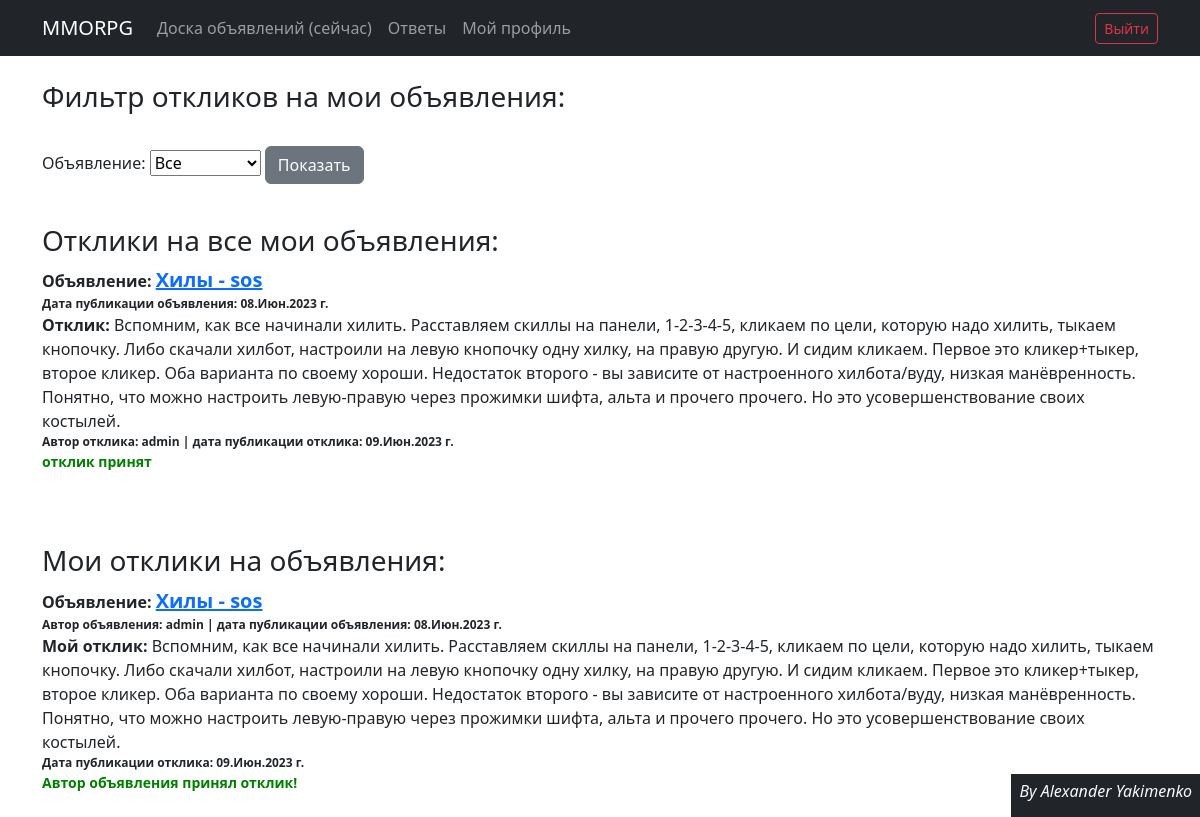
The app's page /responses (signed in) with its own data.
### callboard/models.py (models this page shows, shortened)
class Response(models.Model):
    author = models.ForeignKey(User, on_delete=models.CASCADE)
    post = models.ForeignKey(Post, on_delete=models.CASCADE)
    text = models.TextField(verbose_name='Текст')
    status = models.BooleanField(default=False)
    dateCreation = models.DateTimeField(auto_now_add=True)

class Post(models.Model):
    author = models.ForeignKey(User, on_delete=models.CASCADE)
    CAT = (('tanks', 'Танки'),
           ('healers', 'Хилы'),
           ('damage_dealers', 'ДД'),
           ('dealers', 'Торговцы'),
           ('gildmasters', 'Гилдмастеры'),
           ('quest_givers', 'Квестгиверы'),
           ('blacksmiths', 'Кузнецы'),
           ('tanners', 'Кожевники'),
           ('potion_makers', 'Зельевары'),
           ('spell_masters', 'Мастера заклинаний'))
    category = models.CharField(max_length=15, choices=CAT, verbose_name='Категория')
    dateCreation = models.DateTimeField(auto_now_add=True)
    title = models.CharField(max_length=256, verbose_name='Название')
    text = models.TextField()
    image = models.ImageField(upload_to='media/', blank=True)
    objects = models.Manager()

### callboard/views.py (the view, shortened to what this page needs)
# urls.py: path('responses', Responses.as_view(), name='responses'),
class Responses(LoginRequiredMixin, ListView):
    model = Response
    template_name = 'responses.html'
    context_object_name = 'responses'
    def get_context_data(self, *, object_list=None, **kwargs):
        context = super(Responses, self).get_context_data(**kwargs)
        global title
        if self.kwargs.get('pk') and Post.objects.filter(id=self.kwargs.get('pk')).exists():
            title = str(Post.objects.get(id=self.kwargs.get('pk')).title)
            print(title)
        context['form'] = ResponsesFilterForm(self.request.user, initial={'title': title})
        context['title'] = title
        if title:
            post_id = Post.objects.get(title=title)
            context['filter_responses'] = list(Response.objects.filter(post_id=post_id).order_by('-dateCreation'))
            context['response_post_id'] = post_id.id
        else:
            context['filter_responses'] = list(
                Response.objects.filter(post_id__author_id=self.request.user).order_by('-dateCreation'))
            context['myresponses'] = list(
                Response.objects.filter(author_id=self.request.user).order_by('-dateCreation'))
            return context

### callboard/forms.py
class ResponsesFilterForm(forms.Form):
    def __init__(self, user, *args, **kwargs):
        super(ResponsesFilterForm, self).__init__(*args, **kwargs)
        self.fields['title'] = forms.ModelChoiceField(
            label='Объявление',
            queryset=Post.objects.filter(author_id=user.id).order_by('-dateCreation').values_list('title', flat=True),
            empty_label="Все",
            required=False
        )

### templates/responses.html (shortened to what this page needs)
{% extends 'default.html' %}
{% block content %}
    <br>
    <h3>Фильтр откликов на мои объявления:</h3><br>
	<form method="POST">
        {{ form }}
		<input class="btn btn-secondary" type="submit" value="Показать">
	</form><br>
    {% if title %}
        <h3>Oтклики на мое объявление</h3>
        <a href="/post/{{ response_post_id }}" style="font-size: 20px;"><b>{{ title }}:</b></a><br>
        {% if filter_responses %}
            {% for response in filter_responses %}
                <a><b>Отклик: </b></a>{{ response.text }}<br>
                <span style="font-size: 12px;"><b>Автор отклика: {{ response.author.username }} |
                    дата публикации отклика: {{ response.dateCreation|date:'d.M.Y' }} г.</b></span><br>
                {% if response.status == False %}
                    <a href="/response/accept/{{ response.id }}" style="font-size: 12px; color:green"><b>принять</b></a>
                    <a>&nbsp;&nbsp;&nbsp;</a>
                    <a href="/response/delete/{{ response.id }}" style="font-size: 12px; color:red"><b>удалить</b></a>
                {% else %}
                    <a style="font-size: 14px; color:green"><b>отклик принят</b></a>
                {% endif %}
                <br><br>
            {% endfor %}
        {% else %}
            <br>
            <h5>Откликов нет!</h5>
        {% endif %}
    {% else %}
        <h3>Oтклики на все мои объявления:</h3>
        {% if filter_responses %}
            {% for response in filter_responses %}
                <a><b>Объявление:</b></a>
                <a href="/post/{{ response.post_id }}" style="font-size: 20px;"><b>{{ response.post.title }}</b></a><br>
                <span style="font-size: 12px;"><b>Дата публикации объявления: {{ response.post.dateCreation|date:'d.M.Y' }} г.</b>
                </span><br>
                <a><b>Отклик: </b></a>{{ response.text }}<br>
                <span style="font-size: 12px;"><b>Автор отклика: {{ response.author.username }} |
                    дата публикации отклика: {{ response.dateCreation|date:'d.M.Y' }} г.</b></span><br>
                {% if response.status == False %}
                    <a href="/response/accept/{{ response.id }}" style="font-size: 12px; color:green"><b>принять</b></a>
                    <a>&nbsp;&nbsp;&nbsp;</a>
                    <a href="/response/delete/{{ response.id }}" style="font-size: 12px; color:red"><b>удалить</b></a>
                {% else %}
                    <a style="font-size: 14px; color:green"><b>отклик принят</b></a>
                {% endif %}
                <br><br>
            {% endfor %}
        {% else %}
            <h5>Откликов нет!</h5>
        {% endif %}
    {% endif %}
    <br><br>
    <h3>Мои отклики на объявления:</h3>
    {% if myresponses %}
        {% for response in myresponses %}
            <a><b>Объявление:</b></a>
            <a href="/post/{{ response.post_id }}" style="font-size: 20px;"><b>{{ response.post.title }}</b></a><br>
            <span style="font-size: 12px;"><b>Автор объявления:  {{ response.post.author.username }} |
                дата публикации объявления: {{ response.post.dateCreation|date:'d.M.Y' }} г.</b></span><br>
            <a><b>Мой отклик:</b></a>
            {{ response.text }}<br>
            <span style="font-size: 12px;"><b>Дата публикации отклика: {{ response.dateCreation|date:'d.M.Y' }} г.</b></span><br>
            {% if response.status == True %}
                <a style="font-size: 14px; color:green"><b>Автор объявления принял отклик!</b></a>
            {% else %}
                <a style="font-size: 14px; color:red"><b>Автор объявления пока не принял отклик!</b></a>
            {% endif %}
        <br><br>
        {% endfor %}
    {% else %}
        <h5>Откликов нет!</h5>
    {% endif %}
{% endblock content %}

### records on screen
Response: post "Хилы - sos", post.dateCreation "08.Июн.2023", text "Вспомним, как все начинали хилить. Расставляем скиллы на панели, 1-2-3-4-5, кликаем по цели, которую надо хилить, тыкаем кнопочку. Либо скачали хилбот, настроили на левую кнопочку одну хилку, на правую другую. И сидим кликаем. Первое это кликер+тыкер, второе кликер. Оба варианта по своему хороши. Недостаток второго - вы зависите от настроенного хилбота/вуду, низкая манёвренность. Понятно, что можно настроить левую-правую через прожимки шифта, альта и прочего прочего. Но это усовершенствование своих костылей.", author.username "admin", dateCreation "09.Июн.2023", status "отклик принят", post.author.username "admin"
